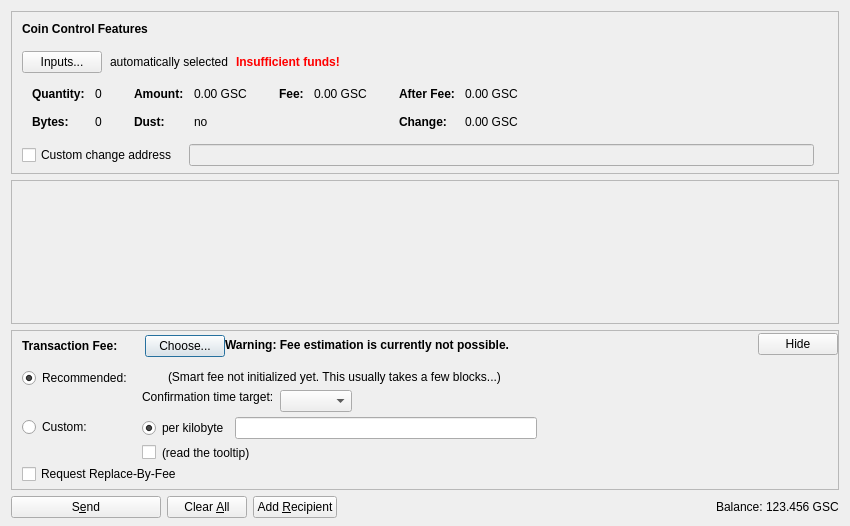
<?xml version="1.0" encoding="UTF-8"?>
<ui version="4.0">
 <class>SendCoinsDialog</class>
 <widget class="QDialog" name="SendCoinsDialog">
  <property name="geometry">
   <rect>
    <x>0</x>
    <y>0</y>
    <width>850</width>
    <height>526</height>
   </rect>
  </property>
  <property name="windowTitle">
   <string>Send Coins</string>
  </property>
  <layout class="QVBoxLayout" name="verticalLayout" stretch="0,1,0,0">
   <property name="bottomMargin">
    <number>8</number>
   </property>
   <item>
    <widget class="QFrame" name="frameCoinControl">
     <property name="sizePolicy">
      <sizepolicy hsizetype="Expanding" vsizetype="Expanding">
       <horstretch>0</horstretch>
       <verstretch>0</verstretch>
      </sizepolicy>
     </property>
     <property name="maximumSize">
      <size>
       <width>16777215</width>
       <height>16777215</height>
      </size>
     </property>
     <property name="frameShape">
      <enum>QFrame::StyledPanel</enum>
     </property>
     <property name="frameShadow">
      <enum>QFrame::Sunken</enum>
     </property>
     <layout class="QVBoxLayout" name="verticalLayoutCoinControl2">
      <property name="spacing">
       <number>0</number>
      </property>
      <property name="leftMargin">
       <number>0</number>
      </property>
      <property name="topMargin">
       <number>0</number>
      </property>
      <property name="rightMargin">
       <number>0</number>
      </property>
      <property name="bottomMargin">
       <number>6</number>
      </property>
      <item>
       <layout class="QVBoxLayout" name="verticalLayoutCoinControl" stretch="0,0,0,0,1">
        <property name="spacing">
         <number>0</number>
        </property>
        <property name="leftMargin">
         <number>10</number>
        </property>
        <property name="topMargin">
         <number>10</number>
        </property>
        <item>
         <layout class="QHBoxLayout" name="horizontalLayoutCoinControl1">
          <property name="bottomMargin">
           <number>15</number>
          </property>
          <item>
           <widget class="QLabel" name="labelCoinControlFeatures">
            <property name="sizePolicy">
             <sizepolicy hsizetype="Preferred" vsizetype="Maximum">
              <horstretch>0</horstretch>
              <verstretch>0</verstretch>
             </sizepolicy>
            </property>
            <property name="font">
             <font>
              <weight>75</weight>
              <bold>true</bold>
             </font>
            </property>
            <property name="styleSheet">
             <string notr="true">font-weight:bold;</string>
            </property>
            <property name="text">
             <string>Coin Control Features</string>
            </property>
           </widget>
          </item>
         </layout>
        </item>
        <item>
         <layout class="QHBoxLayout" name="horizontalLayoutCoinControl2" stretch="0,0,0,0">
          <property name="spacing">
           <number>8</number>
          </property>
          <property name="bottomMargin">
           <number>10</number>
          </property>
          <item>
           <widget class="QPushButton" name="pushButtonCoinControl">
            <property name="styleSheet">
             <string notr="true"/>
            </property>
            <property name="text">
             <string>Inputs...</string>
            </property>
            <property name="autoDefault">
             <bool>false</bool>
            </property>
           </widget>
          </item>
          <item>
           <widget class="QLabel" name="labelCoinControlAutomaticallySelected">
            <property name="text">
             <string>automatically selected</string>
            </property>
            <property name="margin">
             <number>5</number>
            </property>
           </widget>
          </item>
          <item>
           <widget class="QLabel" name="labelCoinControlInsuffFunds">
            <property name="font">
             <font>
              <weight>75</weight>
              <bold>true</bold>
             </font>
            </property>
            <property name="styleSheet">
             <string notr="true">color:red;font-weight:bold;</string>
            </property>
            <property name="text">
             <string>Insufficient funds!</string>
            </property>
            <property name="margin">
             <number>5</number>
            </property>
           </widget>
          </item>
          <item>
           <spacer name="horizontalSpacerCoinControl">
            <property name="orientation">
             <enum>Qt::Horizontal</enum>
            </property>
            <property name="sizeHint" stdset="0">
             <size>
              <width>40</width>
              <height>1</height>
             </size>
            </property>
           </spacer>
          </item>
         </layout>
        </item>
        <item>
         <widget class="QWidget" name="widgetCoinControl" native="true">
          <property name="sizePolicy">
           <sizepolicy hsizetype="Preferred" vsizetype="Preferred">
            <horstretch>0</horstretch>
            <verstretch>0</verstretch>
           </sizepolicy>
          </property>
          <property name="minimumSize">
           <size>
            <width>0</width>
            <height>0</height>
           </size>
          </property>
          <property name="styleSheet">
           <string notr="true"/>
          </property>
          <layout class="QHBoxLayout" name="horizontalLayoutCoinControl5">
           <property name="leftMargin">
            <number>0</number>
           </property>
           <property name="topMargin">
            <number>0</number>
           </property>
           <property name="rightMargin">
            <number>0</number>
           </property>
           <property name="bottomMargin">
            <number>0</number>
           </property>
           <item>
            <layout class="QHBoxLayout" name="horizontalLayoutCoinControl3" stretch="0,0,0,1">
             <property name="spacing">
              <number>20</number>
             </property>
             <property name="topMargin">
              <number>0</number>
             </property>
             <property name="bottomMargin">
              <number>10</number>
             </property>
             <item>
              <layout class="QFormLayout" name="formLayoutCoinControl1">
               <property name="horizontalSpacing">
                <number>10</number>
               </property>
               <property name="verticalSpacing">
                <number>14</number>
               </property>
               <property name="leftMargin">
                <number>10</number>
               </property>
               <property name="topMargin">
                <number>4</number>
               </property>
               <property name="rightMargin">
                <number>6</number>
               </property>
               <item row="0" column="0">
                <widget class="QLabel" name="labelCoinControlQuantityText">
                 <property name="font">
                  <font>
                   <weight>75</weight>
                   <bold>true</bold>
                  </font>
                 </property>
                 <property name="text">
                  <string>Quantity:</string>
                 </property>
                 <property name="margin">
                  <number>0</number>
                 </property>
                </widget>
               </item>
               <item row="0" column="1">
                <widget class="QLabel" name="labelCoinControlQuantity">
                 <property name="cursor">
                  <cursorShape>IBeamCursor</cursorShape>
                 </property>
                 <property name="contextMenuPolicy">
                  <enum>Qt::ActionsContextMenu</enum>
                 </property>
                 <property name="text">
                  <string notr="true">0</string>
                 </property>
                 <property name="margin">
                  <number>0</number>
                 </property>
                 <property name="textInteractionFlags">
                  <set>Qt::LinksAccessibleByMouse|Qt::TextSelectableByKeyboard|Qt::TextSelectableByMouse</set>
                 </property>
                </widget>
               </item>
               <item row="1" column="0">
                <widget class="QLabel" name="labelCoinControlBytesText">
                 <property name="font">
                  <font>
                   <weight>75</weight>
                   <bold>true</bold>
                  </font>
                 </property>
                 <property name="text">
                  <string>Bytes:</string>
                 </property>
                </widget>
               </item>
               <item row="1" column="1">
                <widget class="QLabel" name="labelCoinControlBytes">
                 <property name="cursor">
                  <cursorShape>IBeamCursor</cursorShape>
                 </property>
                 <property name="contextMenuPolicy">
                  <enum>Qt::ActionsContextMenu</enum>
                 </property>
                 <property name="text">
                  <string notr="true">0</string>
                 </property>
                 <property name="textInteractionFlags">
                  <set>Qt::LinksAccessibleByMouse|Qt::TextSelectableByKeyboard|Qt::TextSelectableByMouse</set>
                 </property>
                </widget>
               </item>
              </layout>
             </item>
             <item>
              <layout class="QFormLayout" name="formLayoutCoinControl2">
               <property name="horizontalSpacing">
                <number>10</number>
               </property>
               <property name="verticalSpacing">
                <number>14</number>
               </property>
               <property name="leftMargin">
                <number>6</number>
               </property>
               <property name="topMargin">
                <number>4</number>
               </property>
               <property name="rightMargin">
                <number>6</number>
               </property>
               <item row="0" column="0">
                <widget class="QLabel" name="labelCoinControlAmountText">
                 <property name="font">
                  <font>
                   <weight>75</weight>
                   <bold>true</bold>
                  </font>
                 </property>
                 <property name="text">
                  <string>Amount:</string>
                 </property>
                 <property name="margin">
                  <number>0</number>
                 </property>
                </widget>
               </item>
               <item row="0" column="1">
                <widget class="QLabel" name="labelCoinControlAmount">
                 <property name="cursor">
                  <cursorShape>IBeamCursor</cursorShape>
                 </property>
                 <property name="contextMenuPolicy">
                  <enum>Qt::ActionsContextMenu</enum>
                 </property>
                 <property name="text">
                  <string notr="true">0.00 GSC</string>
                 </property>
                 <property name="textInteractionFlags">
                  <set>Qt::LinksAccessibleByMouse|Qt::TextSelectableByKeyboard|Qt::TextSelectableByMouse</set>
                 </property>
                </widget>
               </item>
               <item row="1" column="0">
                <widget class="QLabel" name="labelCoinControlLowOutputText">
                 <property name="font">
                  <font>
                   <weight>75</weight>
                   <bold>true</bold>
                  </font>
                 </property>
                 <property name="text">
                  <string>Dust:</string>
                 </property>
                </widget>
               </item>
               <item row="1" column="1">
                <widget class="QLabel" name="labelCoinControlLowOutput">
                 <property name="cursor">
                  <cursorShape>IBeamCursor</cursorShape>
                 </property>
                 <property name="contextMenuPolicy">
                  <enum>Qt::ActionsContextMenu</enum>
                 </property>
                 <property name="text">
                  <string notr="true">no</string>
                 </property>
                 <property name="textInteractionFlags">
                  <set>Qt::LinksAccessibleByMouse|Qt::TextSelectableByKeyboard|Qt::TextSelectableByMouse</set>
                 </property>
                </widget>
               </item>
              </layout>
             </item>
             <item>
              <layout class="QFormLayout" name="formLayoutCoinControl3">
               <property name="horizontalSpacing">
                <number>10</number>
               </property>
               <property name="verticalSpacing">
                <number>14</number>
               </property>
               <property name="leftMargin">
                <number>6</number>
               </property>
               <property name="topMargin">
                <number>4</number>
               </property>
               <property name="rightMargin">
                <number>6</number>
               </property>
               <item row="0" column="0">
                <widget class="QLabel" name="labelCoinControlFeeText">
                 <property name="font">
                  <font>
                   <weight>75</weight>
                   <bold>true</bold>
                  </font>
                 </property>
                 <property name="text">
                  <string>Fee:</string>
                 </property>
                 <property name="margin">
                  <number>0</number>
                 </property>
                </widget>
               </item>
               <item row="0" column="1">
                <widget class="QLabel" name="labelCoinControlFee">
                 <property name="cursor">
                  <cursorShape>IBeamCursor</cursorShape>
                 </property>
                 <property name="contextMenuPolicy">
                  <enum>Qt::ActionsContextMenu</enum>
                 </property>
                 <property name="text">
                  <string notr="true">0.00 GSC</string>
                 </property>
                 <property name="textInteractionFlags">
                  <set>Qt::LinksAccessibleByMouse|Qt::TextSelectableByKeyboard|Qt::TextSelectableByMouse</set>
                 </property>
                </widget>
               </item>
              </layout>
             </item>
             <item>
              <layout class="QFormLayout" name="formLayoutCoinControl4">
               <property name="horizontalSpacing">
                <number>10</number>
               </property>
               <property name="verticalSpacing">
                <number>14</number>
               </property>
               <property name="leftMargin">
                <number>6</number>
               </property>
               <property name="topMargin">
                <number>4</number>
               </property>
               <property name="rightMargin">
                <number>6</number>
               </property>
               <item row="0" column="0">
                <widget class="QLabel" name="labelCoinControlAfterFeeText">
                 <property name="font">
                  <font>
                   <weight>75</weight>
                   <bold>true</bold>
                  </font>
                 </property>
                 <property name="text">
                  <string>After Fee:</string>
                 </property>
                 <property name="margin">
                  <number>0</number>
                 </property>
                </widget>
               </item>
               <item row="0" column="1">
                <widget class="QLabel" name="labelCoinControlAfterFee">
                 <property name="cursor">
                  <cursorShape>IBeamCursor</cursorShape>
                 </property>
                 <property name="contextMenuPolicy">
                  <enum>Qt::ActionsContextMenu</enum>
                 </property>
                 <property name="text">
                  <string notr="true">0.00 GSC</string>
                 </property>
                 <property name="textInteractionFlags">
                  <set>Qt::LinksAccessibleByMouse|Qt::TextSelectableByKeyboard|Qt::TextSelectableByMouse</set>
                 </property>
                </widget>
               </item>
               <item row="1" column="0">
                <widget class="QLabel" name="labelCoinControlChangeText">
                 <property name="font">
                  <font>
                   <weight>75</weight>
                   <bold>true</bold>
                  </font>
                 </property>
                 <property name="text">
                  <string>Change:</string>
                 </property>
                </widget>
               </item>
               <item row="1" column="1">
                <widget class="QLabel" name="labelCoinControlChange">
                 <property name="cursor">
                  <cursorShape>IBeamCursor</cursorShape>
                 </property>
                 <property name="contextMenuPolicy">
                  <enum>Qt::ActionsContextMenu</enum>
                 </property>
                 <property name="text">
                  <string notr="true">0.00 GSC</string>
                 </property>
                 <property name="textInteractionFlags">
                  <set>Qt::LinksAccessibleByMouse|Qt::TextSelectableByKeyboard|Qt::TextSelectableByMouse</set>
                 </property>
                </widget>
               </item>
              </layout>
             </item>
            </layout>
           </item>
          </layout>
         </widget>
        </item>
        <item>
         <layout class="QHBoxLayout" name="horizontalLayoutCoinControl4" stretch="0,0,0">
          <property name="spacing">
           <number>12</number>
          </property>
          <property name="sizeConstraint">
           <enum>QLayout::SetDefaultConstraint</enum>
          </property>
          <property name="topMargin">
           <number>5</number>
          </property>
          <property name="rightMargin">
           <number>5</number>
          </property>
          <item>
           <widget class="QCheckBox" name="checkBoxCoinControlChange">
            <property name="toolTip">
             <string>If this is activated, but the change address is empty or invalid, change will be sent to a newly generated address.</string>
            </property>
            <property name="text">
             <string>Custom change address</string>
            </property>
           </widget>
          </item>
          <item>
           <widget class="QValidatedLineEdit" name="lineEditCoinControlChange">
            <property name="enabled">
             <bool>false</bool>
            </property>
            <property name="sizePolicy">
             <sizepolicy hsizetype="Expanding" vsizetype="Fixed">
              <horstretch>0</horstretch>
              <verstretch>0</verstretch>
             </sizepolicy>
            </property>
           </widget>
          </item>
          <item>
           <widget class="QLabel" name="labelCoinControlChangeLabel">
            <property name="sizePolicy">
             <sizepolicy hsizetype="Preferred" vsizetype="Expanding">
              <horstretch>0</horstretch>
              <verstretch>0</verstretch>
             </sizepolicy>
            </property>
            <property name="minimumSize">
             <size>
              <width>0</width>
              <height>0</height>
             </size>
            </property>
            <property name="text">
             <string/>
            </property>
            <property name="margin">
             <number>3</number>
            </property>
           </widget>
          </item>
         </layout>
        </item>
        <item>
         <spacer name="verticalSpacerCoinControl">
          <property name="orientation">
           <enum>Qt::Vertical</enum>
          </property>
          <property name="sizeHint" stdset="0">
           <size>
            <width>800</width>
            <height>1</height>
           </size>
          </property>
         </spacer>
        </item>
       </layout>
      </item>
     </layout>
    </widget>
   </item>
   <item>
    <widget class="QScrollArea" name="scrollArea">
     <property name="widgetResizable">
      <bool>true</bool>
     </property>
     <widget class="QWidget" name="scrollAreaWidgetContents">
      <property name="geometry">
       <rect>
        <x>0</x>
        <y>0</y>
        <width>830</width>
        <height>104</height>
       </rect>
      </property>
      <layout class="QVBoxLayout" name="verticalLayout_2" stretch="0,1">
       <property name="leftMargin">
        <number>0</number>
       </property>
       <property name="topMargin">
        <number>0</number>
       </property>
       <property name="rightMargin">
        <number>0</number>
       </property>
       <property name="bottomMargin">
        <number>0</number>
       </property>
       <item>
        <layout class="QVBoxLayout" name="entries">
         <property name="spacing">
          <number>6</number>
         </property>
        </layout>
       </item>
       <item>
        <spacer name="verticalSpacer">
         <property name="orientation">
          <enum>Qt::Vertical</enum>
         </property>
         <property name="sizeHint" stdset="0">
          <size>
           <width>20</width>
           <height>40</height>
          </size>
         </property>
        </spacer>
       </item>
      </layout>
     </widget>
    </widget>
   </item>
   <item>
    <widget class="QFrame" name="frameFee">
     <property name="sizePolicy">
      <sizepolicy hsizetype="Expanding" vsizetype="Expanding">
       <horstretch>0</horstretch>
       <verstretch>0</verstretch>
      </sizepolicy>
     </property>
     <property name="maximumSize">
      <size>
       <width>16777215</width>
       <height>16777215</height>
      </size>
     </property>
     <property name="frameShape">
      <enum>QFrame::StyledPanel</enum>
     </property>
     <property name="frameShadow">
      <enum>QFrame::Sunken</enum>
     </property>
     <layout class="QVBoxLayout" name="verticalLayoutFee1">
      <property name="spacing">
       <number>0</number>
      </property>
      <property name="leftMargin">
       <number>0</number>
      </property>
      <property name="topMargin">
       <number>0</number>
      </property>
      <property name="rightMargin">
       <number>0</number>
      </property>
      <property name="bottomMargin">
       <number>0</number>
      </property>
      <item>
       <layout class="QVBoxLayout" name="verticalLayoutFee2" stretch="0,0,0">
        <property name="spacing">
         <number>0</number>
        </property>
        <property name="leftMargin">
         <number>10</number>
        </property>
        <property name="topMargin">
         <number>0</number>
        </property>
        <item>
         <layout class="QHBoxLayout" name="horizontalLayoutFee1">
          <property name="bottomMargin">
           <number>0</number>
          </property>
          <item>
           <layout class="QVBoxLayout" name="verticalLayoutFee7">
            <property name="spacing">
             <number>0</number>
            </property>
            <item>
             <spacer name="verticalSpacerSmartFee">
              <property name="orientation">
               <enum>Qt::Vertical</enum>
              </property>
              <property name="sizeType">
               <enum>QSizePolicy::Fixed</enum>
              </property>
              <property name="sizeHint" stdset="0">
               <size>
                <width>1</width>
                <height>4</height>
               </size>
              </property>
             </spacer>
            </item>
            <item>
             <layout class="QHBoxLayout" name="horizontalLayoutSmartFee">
              <property name="spacing">
               <number>10</number>
              </property>
              <item>
               <widget class="QLabel" name="labelFeeHeadline">
                <property name="sizePolicy">
                 <sizepolicy hsizetype="Preferred" vsizetype="Maximum">
                  <horstretch>0</horstretch>
                  <verstretch>0</verstretch>
                 </sizepolicy>
                </property>
                <property name="font">
                 <font>
                  <weight>75</weight>
                  <bold>true</bold>
                 </font>
                </property>
                <property name="styleSheet">
                 <string notr="true">font-weight:bold;</string>
                </property>
                <property name="text">
                 <string>Transaction Fee:</string>
                </property>
               </widget>
              </item>
              <item>
               <widget class="QLabel" name="labelFeeMinimized">
                <property name="text">
                 <string/>
                </property>
               </widget>
              </item>
              <item>
               <widget class="QPushButton" name="buttonChooseFee">
                <property name="text">
                 <string>Choose...</string>
                </property>
               </widget>
              </item>
             </layout>
            </item>
            <item>
             <spacer name="verticalSpacer_5">
              <property name="orientation">
               <enum>Qt::Vertical</enum>
              </property>
              <property name="sizeHint" stdset="0">
               <size>
                <width>1</width>
                <height>1</height>
               </size>
              </property>
             </spacer>
            </item>
           </layout>
          </item>
          <item>
           <widget class="QLabel" name="fallbackFeeWarningLabel">
            <property name="toolTip">
             <string>Using the fallbackfee can result in sending a transaction that will take several hours or days (or never) to confirm. Consider choosing your fee manually or wait until you have validated the complete chain.</string>
            </property>
            <property name="font">
            <font>
                <weight>75</weight>
                <bold>true</bold>
            </font>
            </property>
            <property name="text">
             <string>Warning: Fee estimation is currently not possible.</string>
            </property>
            <property name="wordWrap">
             <bool>false</bool>
            </property>
           </widget>
          </item>
          <item>
           <spacer name="horizontalSpacer_4">
            <property name="orientation">
             <enum>Qt::Horizontal</enum>
            </property>
            <property name="sizeType">
             <enum>QSizePolicy::MinimumExpanding</enum>
            </property>
            <property name="sizeHint" stdset="0">
             <size>
              <width>40</width>
              <height>20</height>
             </size>
            </property>
           </spacer>
          </item>
          <item>
           <widget class="QPushButton" name="buttonMinimizeFee">
            <property name="toolTip">
             <string>collapse fee-settings</string>
            </property>
            <property name="text">
             <string>Hide</string>
            </property>
           </widget>
          </item>
         </layout>
        </item>
        <item>
         <widget class="QFrame" name="frameFeeSelection">
          <layout class="QVBoxLayout" name="verticalLayoutFee12">
           <property name="spacing">
            <number>0</number>
           </property>
           <property name="leftMargin">
            <number>0</number>
           </property>
           <property name="topMargin">
            <number>0</number>
           </property>
           <property name="rightMargin">
            <number>0</number>
           </property>
           <property name="bottomMargin">
            <number>0</number>
           </property>
           <item>
            <layout class="QGridLayout" name="gridLayoutFee">
             <property name="topMargin">
              <number>10</number>
             </property>
             <property name="bottomMargin">
              <number>4</number>
             </property>
             <property name="horizontalSpacing">
              <number>10</number>
             </property>
             <property name="verticalSpacing">
              <number>4</number>
             </property>
             <item row="1" column="1">
              <layout class="QVBoxLayout" name="verticalLayoutFee8">
               <property name="spacing">
                <number>6</number>
               </property>
               <item>
                <layout class="QHBoxLayout" name="horizontalLayoutFee13">
                 <item>
                  <widget class="QRadioButton" name="radioCustomPerKilobyte">
                   <property name="toolTip">
                    <string>If the custom fee is set to 1000 satoshis and the transaction is only 250 bytes, then &quot;per kilobyte&quot; only pays 250 satoshis in fee, while &quot;total at least&quot; pays 1000 satoshis. For transactions bigger than a kilobyte both pay by kilobyte.</string>
                   </property>
                   <property name="text">
                    <string>per kilobyte</string>
                   </property>
                   <property name="checked">
                    <bool>true</bool>
                   </property>
                   <attribute name="buttonGroup">
                    <string notr="true">groupCustomFee</string>
                   </attribute>
                  </widget>
                 </item>
                 <item>
                  <widget class="BitcoinAmountField" name="customFee"/>
                 </item>
                 <item>
                  <spacer name="horizontalSpacer_6">
                   <property name="orientation">
                    <enum>Qt::Horizontal</enum>
                   </property>
                   <property name="sizeHint" stdset="0">
                    <size>
                     <width>1</width>
                     <height>1</height>
                    </size>
                   </property>
                  </spacer>
                 </item>
                </layout>
               </item>
               <item>
                <layout class="QHBoxLayout" name="horizontalLayoutFee8">
                 <item>
                  <widget class="QCheckBox" name="checkBoxMinimumFee">
                   <property name="toolTip">
                    <string>Paying only the minimum fee is just fine as long as there is less transaction volume than space in the blocks. But be aware that this can end up in a never confirming transaction once there is more demand for guscoin transactions than the network can process.</string>
                   </property>
                   <property name="text">
                    <string/>
                   </property>
                  </widget>
                 </item>
                 <item>
                  <widget class="QLabel" name="labelMinFeeWarning">
                   <property name="enabled">
                    <bool>true</bool>
                   </property>
                   <property name="toolTip">
                    <string>Paying only the minimum fee is just fine as long as there is less transaction volume than space in the blocks. But be aware that this can end up in a never confirming transaction once there is more demand for guscoin transactions than the network can process.</string>
                   </property>
                   <property name="text">
                    <string>(read the tooltip)</string>
                   </property>
                   <property name="margin">
                    <number>5</number>
                   </property>
                  </widget>
                 </item>
                 <item>
                  <spacer name="horizontalSpacer_2">
                   <property name="orientation">
                    <enum>Qt::Horizontal</enum>
                   </property>
                   <property name="sizeHint" stdset="0">
                    <size>
                     <width>1</width>
                     <height>1</height>
                    </size>
                   </property>
                  </spacer>
                 </item>
                </layout>
               </item>
              </layout>
             </item>
             <item row="0" column="0">
              <layout class="QVBoxLayout" name="verticalLayoutFee4" stretch="0,1">
               <item>
                <widget class="QRadioButton" name="radioSmartFee">
                 <property name="text">
                  <string>Recommended:</string>
                 </property>
                 <property name="checked">
                  <bool>true</bool>
                 </property>
                 <attribute name="buttonGroup">
                  <string notr="true">groupFee</string>
                 </attribute>
                </widget>
               </item>
               <item>
                <spacer name="verticalSpacer_2">
                 <property name="orientation">
                  <enum>Qt::Vertical</enum>
                 </property>
                 <property name="sizeHint" stdset="0">
                  <size>
                   <width>1</width>
                   <height>1</height>
                  </size>
                 </property>
                </spacer>
               </item>
              </layout>
             </item>
             <item row="1" column="0">
              <layout class="QVBoxLayout" name="verticalLayoutFee9" stretch="0,1">
               <item>
                <widget class="QRadioButton" name="radioCustomFee">
                 <property name="text">
                  <string>Custom:</string>
                 </property>
                 <attribute name="buttonGroup">
                  <string notr="true">groupFee</string>
                 </attribute>
                </widget>
               </item>
               <item>
                <spacer name="verticalSpacer_6">
                 <property name="orientation">
                  <enum>Qt::Vertical</enum>
                 </property>
                 <property name="sizeHint" stdset="0">
                  <size>
                   <width>1</width>
                   <height>1</height>
                  </size>
                 </property>
                </spacer>
               </item>
              </layout>
             </item>
             <item row="0" column="1">
              <layout class="QVBoxLayout" name="verticalLayoutFee3" stretch="0,0,1">
               <property name="spacing">
                <number>6</number>
               </property>
               <property name="topMargin">
                <number>2</number>
               </property>
               <item>
                <layout class="QHBoxLayout" name="horizontalLayoutFee12">
                 <item>
                  <widget class="QLabel" name="labelSmartFee">
                   <property name="text">
                    <string/>
                   </property>
                   <property name="margin">
                    <number>2</number>
                   </property>
                  </widget>
                 </item>
                 <item>
                  <widget class="QLabel" name="labelFeeEstimation">
                   <property name="text">
                    <string/>
                   </property>
                  </widget>
                 </item>
                 <item>
                  <widget class="QLabel" name="labelSmartFee2">
                   <property name="text">
                    <string>(Smart fee not initialized yet. This usually takes a few blocks...)</string>
                   </property>
                   <property name="margin">
                    <number>2</number>
                   </property>
                  </widget>
                 </item>
                 <item>
                  <spacer name="horizontalSpacer_5">
                   <property name="orientation">
                    <enum>Qt::Horizontal</enum>
                   </property>
                   <property name="sizeHint" stdset="0">
                    <size>
                     <width>1</width>
                     <height>1</height>
                    </size>
                   </property>
                  </spacer>
                 </item>
                </layout>
               </item>
               <item>
                <layout class="QHBoxLayout" name="horizontalLayoutFee9">
                 <item>
                  <layout class="QVBoxLayout" name="verticalLayoutFee6">
                   <item>
                    <widget class="QLabel" name="labelSmartFee3">
                     <property name="text">
                      <string>Confirmation time target:</string>
                     </property>
                     <property name="margin">
                      <number>2</number>
                     </property>
                    </widget>
                   </item>
                   <item>
                    <spacer name="verticalSpacer_3">
                     <property name="orientation">
                      <enum>Qt::Vertical</enum>
                     </property>
                     <property name="sizeHint" stdset="0">
                      <size>
                       <width>1</width>
                       <height>1</height>
                      </size>
                     </property>
                    </spacer>
                   </item>
                  </layout>
                 </item>
                 <item>
                  <layout class="QVBoxLayout" name="verticalLayoutFee5">
                   <property name="rightMargin">
                    <number>30</number>
                   </property>
                   <item>
                    <layout class="QHBoxLayout" name="horizontalLayoutConfTarget">
                     <property name="bottomMargin">
                      <number>0</number>
                     </property>
                     <item>
                      <widget class="QComboBox" name="confTargetSelector"/>
                     </item>
                     <item>
                      <spacer name="horizontalSpacerConfTarget">
                       <property name="orientation">
                        <enum>Qt::Horizontal</enum>
                       </property>
                       <property name="sizeHint" stdset="0">
                        <size>
                         <width>40</width>
                         <height>20</height>
                        </size>
                       </property>
                      </spacer>
                     </item>
                    </layout>
                   </item>
                  </layout>
                 </item>
                </layout>
               </item>
               <item>
                <spacer name="verticalSpacer_4">
                 <property name="orientation">
                  <enum>Qt::Vertical</enum>
                 </property>
                 <property name="sizeHint" stdset="0">
                  <size>
                   <width>1</width>
                   <height>1</height>
                  </size>
                 </property>
                </spacer>
               </item>
              </layout>
             </item>
            </layout>
           </item>
           <item>
            <widget class="QCheckBox" name="optInRBF">
             <property name="text">
              <string>Request Replace-By-Fee</string>
             </property>
             <property name="toolTip">
              <string>Indicates that the sender may wish to replace this transaction with a new one paying higher fees (prior to being confirmed).</string>
             </property>
            </widget>
           </item>
          </layout>
         </widget>
        </item>
        <item>
         <spacer name="verticalSpacerFee">
          <property name="orientation">
           <enum>Qt::Vertical</enum>
          </property>
          <property name="sizeHint" stdset="0">
           <size>
            <width>40</width>
            <height>5</height>
           </size>
          </property>
         </spacer>
        </item>
       </layout>
      </item>
     </layout>
    </widget>
   </item>
   <item>
    <layout class="QHBoxLayout" name="horizontalLayout">
     <item>
      <widget class="QPushButton" name="sendButton">
       <property name="minimumSize">
        <size>
         <width>150</width>
         <height>0</height>
        </size>
       </property>
       <property name="toolTip">
        <string>Confirm the send action</string>
       </property>
       <property name="text">
        <string>S&amp;end</string>
       </property>
       <property name="icon">
        <iconset resource="../bitcoin.qrc">
         <normaloff>:/icons/send</normaloff>:/icons/send</iconset>
       </property>
       <property name="autoDefault">
        <bool>false</bool>
       </property>
       <property name="default">
        <bool>false</bool>
       </property>
      </widget>
     </item>
     <item>
      <widget class="QPushButton" name="clearButton">
       <property name="sizePolicy">
        <sizepolicy hsizetype="Minimum" vsizetype="Fixed">
         <horstretch>0</horstretch>
         <verstretch>0</verstretch>
        </sizepolicy>
       </property>
       <property name="toolTip">
        <string>Clear all fields of the form.</string>
       </property>
       <property name="text">
        <string>Clear &amp;All</string>
       </property>
       <property name="icon">
        <iconset resource="../bitcoin.qrc">
         <normaloff>:/icons/remove</normaloff>:/icons/remove</iconset>
       </property>
       <property name="autoDefault">
        <bool>false</bool>
       </property>
      </widget>
     </item>
     <item>
      <widget class="QPushButton" name="addButton">
       <property name="toolTip">
        <string>Send to multiple recipients at once</string>
       </property>
       <property name="text">
        <string>Add &amp;Recipient</string>
       </property>
       <property name="icon">
        <iconset resource="../bitcoin.qrc">
         <normaloff>:/icons/add</normaloff>:/icons/add</iconset>
       </property>
       <property name="autoDefault">
        <bool>false</bool>
       </property>
      </widget>
     </item>
     <item>
      <spacer name="horizontalSpacer">
       <property name="orientation">
        <enum>Qt::Horizontal</enum>
       </property>
       <property name="sizeHint" stdset="0">
        <size>
         <width>40</width>
         <height>20</height>
        </size>
       </property>
      </spacer>
     </item>
     <item>
      <layout class="QHBoxLayout" name="horizontalLayout_2">
       <property name="spacing">
        <number>3</number>
       </property>
       <item>
        <widget class="QLabel" name="label">
         <property name="sizePolicy">
          <sizepolicy hsizetype="Preferred" vsizetype="Fixed">
           <horstretch>0</horstretch>
           <verstretch>0</verstretch>
          </sizepolicy>
         </property>
         <property name="text">
          <string>Balance:</string>
         </property>
        </widget>
       </item>
       <item>
        <widget class="QLabel" name="labelBalance">
         <property name="sizePolicy">
          <sizepolicy hsizetype="Preferred" vsizetype="Fixed">
           <horstretch>0</horstretch>
           <verstretch>0</verstretch>
          </sizepolicy>
         </property>
         <property name="cursor">
          <cursorShape>IBeamCursor</cursorShape>
         </property>
         <property name="text">
          <string notr="true">123.456 GSC</string>
         </property>
         <property name="textInteractionFlags">
          <set>Qt::LinksAccessibleByMouse|Qt::TextSelectableByKeyboard|Qt::TextSelectableByMouse</set>
         </property>
        </widget>
       </item>
      </layout>
     </item>
    </layout>
   </item>
  </layout>
 </widget>
 <customwidgets>
  <customwidget>
   <class>QValidatedLineEdit</class>
   <extends>QLineEdit</extends>
   <header>qvalidatedlineedit.h</header>
  </customwidget>
  <customwidget>
   <class>BitcoinAmountField</class>
   <extends>QLineEdit</extends>
   <header>bitcoinamountfield.h</header>
   <container>1</container>
  </customwidget>
 </customwidgets>
 <resources>
  <include location="../bitcoin.qrc"/>
 </resources>
 <connections/>
 <buttongroups>
  <buttongroup name="groupFee"/>
  <buttongroup name="groupCustomFee"/>
 </buttongroups>
</ui>
